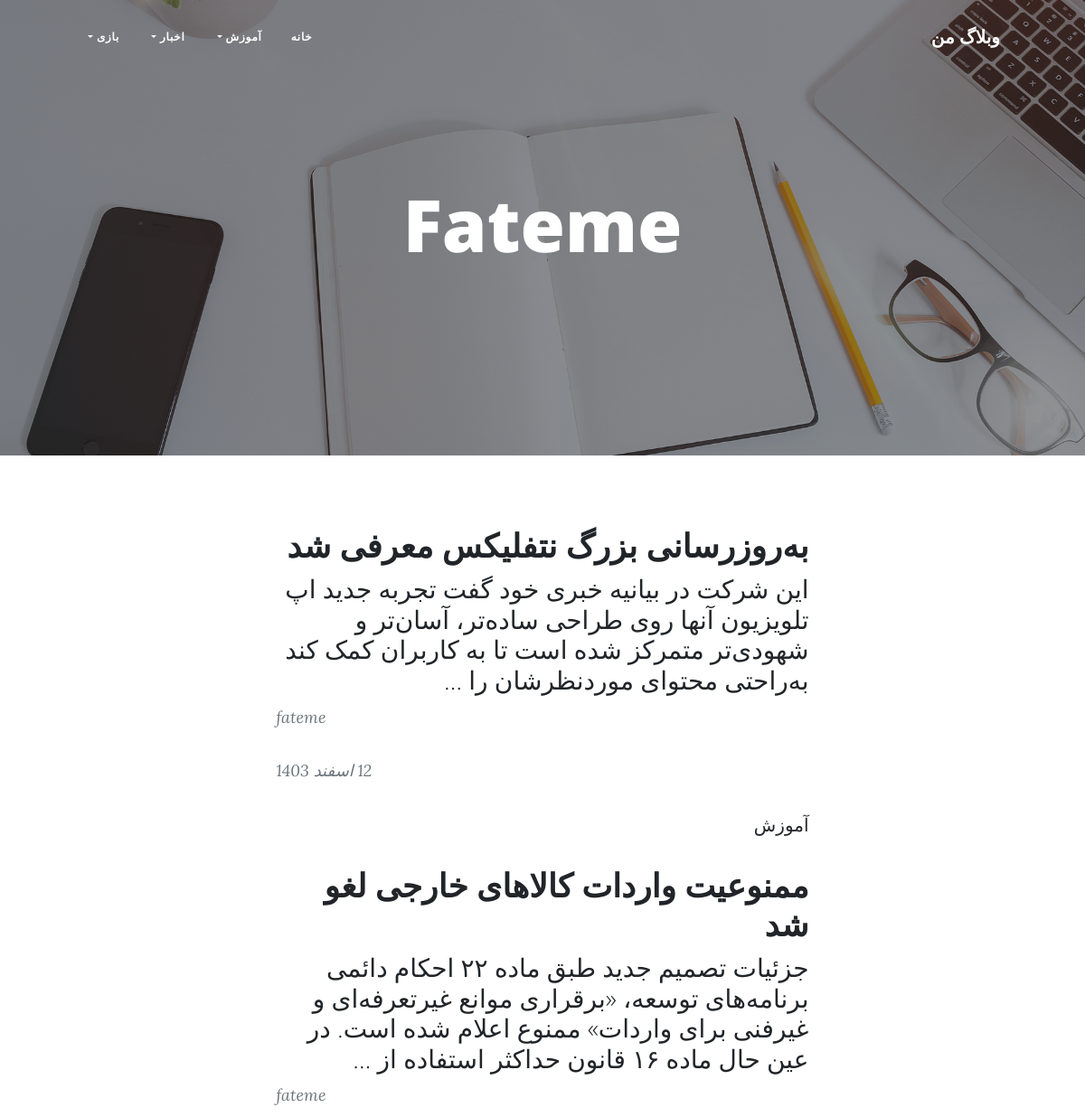
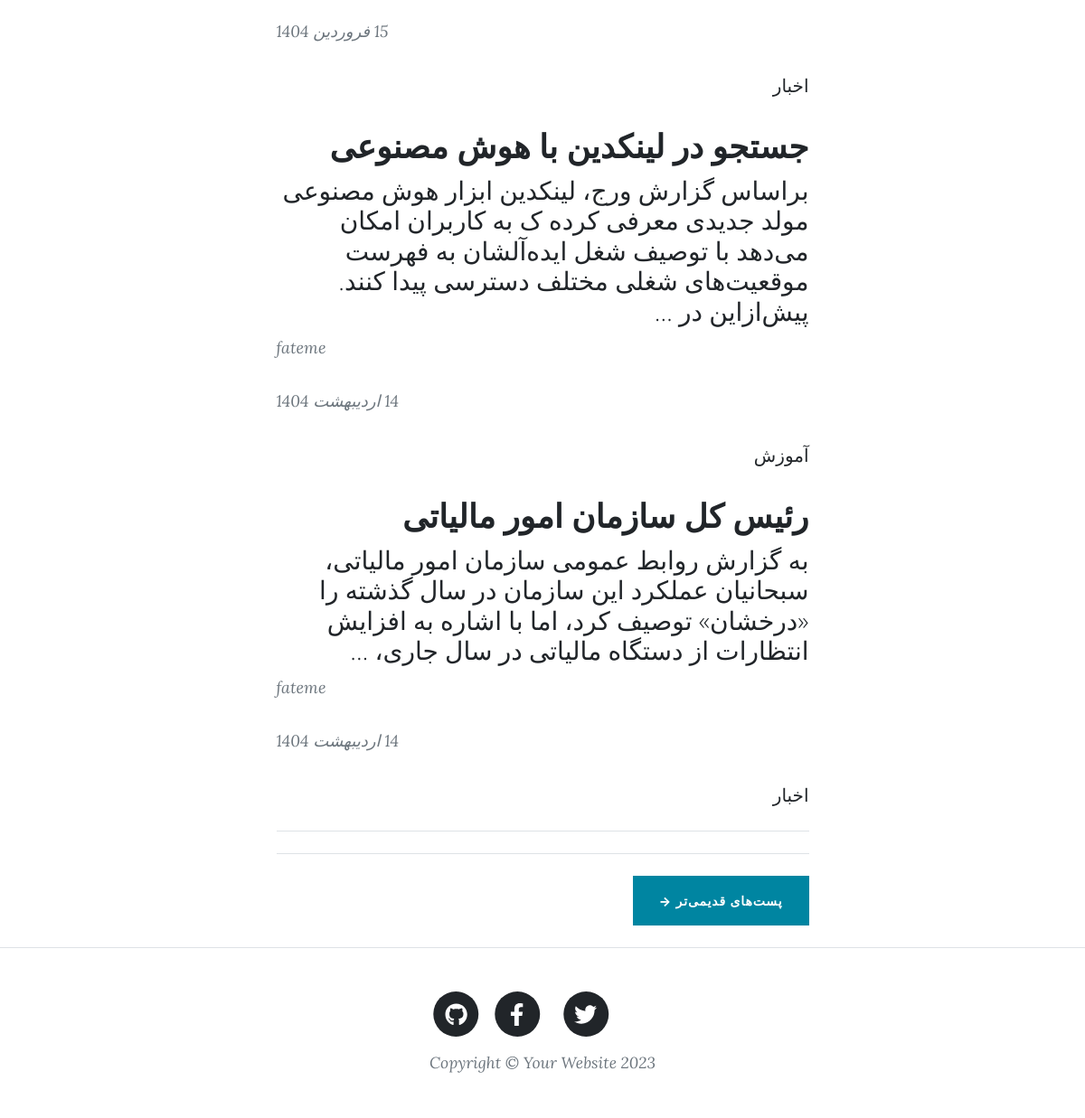
The page / on the database its author committed (2 pictures, top to bottom).
### blog/models.py (models this page shows, shortened)
class category(models.Model):
    parent = models.ForeignKey('self', default=None, null=True, blank=True, on_delete=models.SET_NULL, related_name='children', verbose_name='عبارت زیر دسته') #self points to category model
    title = models.CharField(max_length=50, verbose_name=" عنوان دسته بندی")
    slug = models.SlugField(max_length=100, unique=True, verbose_name="اسلاگ")
    status = models.BooleanField(default=True, verbose_name="آیا نمایش داده شود؟")
    position = models.IntegerField(verbose_name='پوزیشن')
    objects = CategoryManager()
    class Meta:
        verbose_name = "دسته بندی"
        verbose_name_plural = "دسته بندی ها"
        ordering = ['parent__id','position']

class article(models.Model):
    STATUS_CHOICES = (
        ('D', 'Draft'),
        ('P', 'Published')
    )
    author = models.ForeignKey(User, null=True, on_delete=models.SET_NULL, related_name='articles', verbose_name='نویسنده')
    title = models.CharField(max_length=50, verbose_name="عنوان")
    slug = models.SlugField(max_length=100, unique=True, verbose_name="اسلاگ") #اون بخشی از url که تغییر میکنه رو میگیم اسلاگ
    category = models.ManyToManyField(category, verbose_name="دسته بندی", related_name='articles')
    description = models.TextField(verbose_name="توضیحات")
    thumbnail = models.ImageField(upload_to='images', verbose_name="عکس بندانگشتی")
    publish = models.DateTimeField(default=timezone.now, verbose_name="تاریخ انتشار")
    created = models.DateTimeField(auto_now_add=True, verbose_name="تاریخ ساخت")
    updated = models.DateTimeField(auto_now=True, verbose_name="تاریخ آپدیت")
    status = models.CharField(max_length=1, choices=STATUS_CHOICES, verbose_name="وضعیت")
    objects = ArticleManager()
    class Meta:
        verbose_name = "مقاله"
        verbose_name_plural = "مقاله ها"
        ordering = ['publish']
    def jpublish(self):
        return jalaliConvertor(self.publish)
    def categorypublished(self):
        return self.category.filter(status = True)

### blog/views.py (the view)
# urls.py: path('', ArticleList.as_view(), name='home'),
class ArticleList(ListView):
    context_object_name = 'articles'
    queryset = article.objects.published()
    paginate_by = 4

### blog/models.py (called while the page is built)
    def CategoryStatus(self):
        return self.filter(status=True)

### blog/templatetags/basetags.py (called while the page is built)
@register.simple_tag
def title():
    return "وبلاگ من"

@register.inclusion_tag("blog/partials/category_navbar.html")
def category_navbar():
    return {
        "category" : category.objects.filter(status=True)
    }

### extensions/jalali.py (called while the page is built)
    def persian_tuple(self):
        return self.persian_year, self.persian_month, self.persian_day

### extensions/utils.py (called while the page is built)
def jalaliConvertor(time):
    jmonth = [
        "فروردین",
        "اردیبهشت",
        "خرداد",
        "تیر",
        "مرداد",
        "شهریور",
        "مهر",
        "آبان",
        "آذر",
        "دی",
        "بهمن",
        "اسفند",
    ]
    time_to_str = "{},{},{}".format(time.year, time.month, time.day)
    time_to_tuple = jalali.Gregorian(time_to_str).persian_tuple()
    time_to_list = list(time_to_tuple)
    for index,month in enumerate(jmonth):
        if time_to_list[1] == index+1:
            time_to_list[1] = month
            break
    output = "{} {} {}".format(
        time_to_list[2],
        time_to_list[1],
        time_to_list[0],)
    return output

### blog/templates/blog/article_list.html (shortened to what this page needs)
{% extends 'blog/base.html' %}
{% load static %}
{% block main %}
<header class="masthead" style="background-image: url({% static 'assets/img/home-bg.jpg' %})">
    <div class="container position-relative px-4 px-lg-5">
        <div class="row gx-4 gx-lg-5 justify-content-center">
            <div class="col-md-10 col-lg-8 col-xl-7">
                <div class="site-heading">
                    <h1>Fateme</h1>
                </div>
            </div>
        </div>
    </div>
</header>
        <div class="container px-4 px-lg-5">
            <div class="row gx-4 gx-lg-5 justify-content-center">
                <div class="col-md-10 col-lg-8 col-xl-7">
                    {% for article in articles %}
                    <div class="post-preview">
                        <a href="{% url 'blog:post' article.slug %}">
                            <h2 class="post-title">{{article.title}}</h2>
                            <h3 class="post-subtitle">{{article.description|truncatewords:30}}</h3>
                        </a>
<p class="post-meta">
                        {{article.author.username}}
                        </p>
                        <p class="post-meta">
                            {{article.jpublish}}
                        </p>
                        <div>
                            {% for cat in article.categorypublished.all %}
                            <a href="{% url 'blog:category' slug=cat.slug page=1 %}">{{cat.title}}</a>
                            {% endfor %}
                        </div>
                    </div>
                    {% endfor %}
                    <hr class="my-4" />
                    <hr class="my-4" />
                    {% if is_paginated %}
                    <div class="d-flex justify-content-between mb-4">
    {% if page_obj.has_next %}
        <a class="btn btn-primary text-uppercase" href="{% url 'blog:home' page_obj.next_page_number %}">پست‌های قدیمی‌تر →</a>
    {% endif %}
</div>
{% endif %}
                </div>
            </div>
        </div>
{% endblock %}

### blog/templates/blog/base.html (shortened to what this page needs)
{% load static %}
{% load basetags%}
<!DOCTYPE html>
<html lang="en">
    <head>
        <link href="{% static 'css/styles.css' %}" rel="stylesheet" />
        <link href="{% static 'css/rtl.css' %}" rel="stylesheet" />
    </head>
    <body>
        <nav class="navbar navbar-expand-lg navbar-light" id="mainNav">
            <div class="container px-4 px-lg-5">
                <a class="navbar-brand" href={% url 'blog:home'%}>{% title %}</a>
                {% category_navbar %}
            </div>
        </nav>
{% block main %}
{% endblock %}
        <footer class="border-top">
            <div class="container px-4 px-lg-5">
                <div class="row gx-4 gx-lg-5 justify-content-center">
                    <div class="col-md-10 col-lg-8 col-xl-7">
                        <ul class="list-inline text-center">
                            <li class="list-inline-item">
                                <a href="#!">
                                    <span class="fa-stack fa-lg">
                                        <i class="fas fa-circle fa-stack-2x"></i>
                                        <i class="fab fa-twitter fa-stack-1x fa-inverse"></i>
                                    </span>
                                </a>
                            </li>
                            <li class="list-inline-item">
                                <a href="#!">
                                    <span class="fa-stack fa-lg">
                                        <i class="fas fa-circle fa-stack-2x"></i>
                                        <i class="fab fa-facebook-f fa-stack-1x fa-inverse"></i>
                                    </span>
                                </a>
                            </li>
                            <li class="list-inline-item">
                                <a href="#!">
                                    <span class="fa-stack fa-lg">
                                        <i class="fas fa-circle fa-stack-2x"></i>
                                        <i class="fab fa-github fa-stack-1x fa-inverse"></i>
                                    </span>
                                </a>
                            </li>
                        </ul>
                        <div class="small text-center text-muted fst-italic">Copyright &copy; Your Website 2023</div>
                    </div>
                </div>
            </div>
        </footer>
    </body>
</html>

### blog/templates/blog/partials/category_navbar.html (shortened to what this page needs)
{% load static %}
<link href="{% static 'css/navstyle.css' %}" rel="stylesheet" />
<div class="collapse navbar-collapse" id="navbarResponsive">
  <ul class="navbar-nav ms-auto py-4 py-lg-0">
    <li class="nav-item">
      <a class="nav-link px-lg-3 py-3 py-lg-4" href="{% url 'blog:home' %}">خانه</a>
    </li>
    {% for cat in category %}
      {% if cat.parent == None %}
        <li class="nav-item dropdown">
          <a class="nav-link px-lg-3 py-3 py-lg-4 dropdown-toggle" href="{% url 'blog:category' slug=cat.slug page=1 %}" data-bs-toggle="dropdown">
            {{ cat.title }}
          </a>
          {% if cat.children.CategoryStatus %}
            {% for child in cat.children.CategoryStatus %}
                {% if child.children.CategoryStatus %}
                  {% include 'blog/partials/category_loop.html' with category=child %}
                {% endif %}
            {% endfor %}
          {% endif %}
        </li>
      {% endif %}
    {% endfor %}
  </ul>
</div>

### blog/templates/blog/partials/category_loop.html (shortened to what this page needs)
{% load static %}
<link href="{% static 'css/navstyle.css' %}" rel="stylesheet" />
  {% for cat in cat.children.CategoryStatus %}
      {% if cat.children.CategoryStatus %}
        {% include 'blog/partials/category_loop.html' %}
      {% endif %}
  {% endfor %}

### blog/static/css/rtl.css (style rules this page uses)
body { direction: rtl; text-align: right; }
.navbar-nav { margin-left: initial !important; margin-right: auto; }
.post-meta { text-align: left; }

### rows shown on the page
category: title "آموزش"
category: title "اخبار"
category: title "بازی"
article: title "به‌روزرسانی بزرگ نتفلیکس معرفی شد", description "این شرکت در بیانیه خبری خود گفت تجربه جدید اپ تلویزیون آنها روی طراحی ساده‌تر، آسان‌تر و شهودی‌تر متمرکز شده است تا به کاربران کمک کند به‌راحتی محتوای موردنظرشان را …", author.username "fateme", jpublish "12 اسفند 1403"
article: title "ممنوعیت واردات کالاهای خارجی لغو شد", description "جزئیات تصمیم جدید طبق ماده ۲۲ احکام دائمی برنامه‌های توسعه، «برقراری موانع غیرتعرفه‌ای و غیرفنی برای واردات» ممنوع اعلام شده است. در عین حال ماده ۱۶ قانون حداکثر استفاده از …", author.username "fateme", jpublish "15 فروردین 1404"
article: title "جستجو در لینکدین با هوش مصنوعی", description "براساس گزارش ورج، لینکدین ابزار هوش مصنوعی مولد جدیدی معرفی کرده ک به کاربران امکان می‌دهد با توصیف شغل ایده‌آلشان به فهرست موقعیت‌های شغلی مختلف دسترسی پیدا کنند. پیش‌ازاین در …", author.username "fateme", jpublish "14 اردیبهشت 1404"
article: title "رئیس کل سازمان امور مالیاتی", description "به گزارش روابط عمومی سازمان امور مالیاتی، سبحانیان عملکرد این سازمان در سال گذشته را «درخشان» توصیف کرد، اما با اشاره به افزایش انتظارات از دستگاه مالیاتی در سال جاری، …", author.username "fateme", jpublish "14 اردیبهشت 1404"
